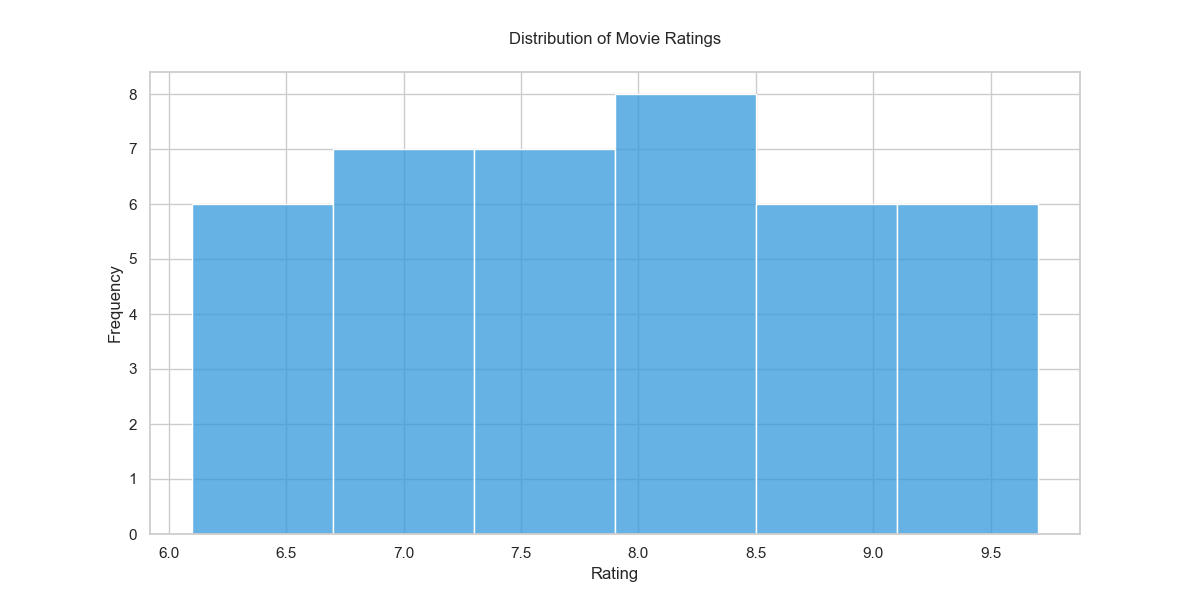

Write Python code to recreate this figure.

import seaborn as sns
import matplotlib.pyplot as plt
import pandas as pd

data = {
    'Rating': [8.5, 7.2, 9.1, 6.8, 7.9, 8.3, 7.6, 8.0, 9.4, 6.5, 7.4, 8.7, 6.9, 
               7.8, 8.2, 9.0, 6.7, 7.3, 8.6, 7.1, 8.4, 7.7, 9.3, 6.6, 7.5, 8.1, 
               9.2, 6.4, 7.0, 8.9, 6.3, 9.5, 8.8, 6.2, 7.1, 8.0, 6.1, 7.3, 8.2, 9.1]
}

df = pd.DataFrame(data)

sns.set_style('whitegrid')

plt.figure(figsize=(12, 6))

sns.histplot(df['Rating'], bins=8, kde=False, color='#3498db', binwidth=0.6, orientation='vertical')

plt.title('Distribution of Movie Ratings', pad=20)
plt.xlabel('Rating')
plt.ylabel('Frequency')

plt.show()
